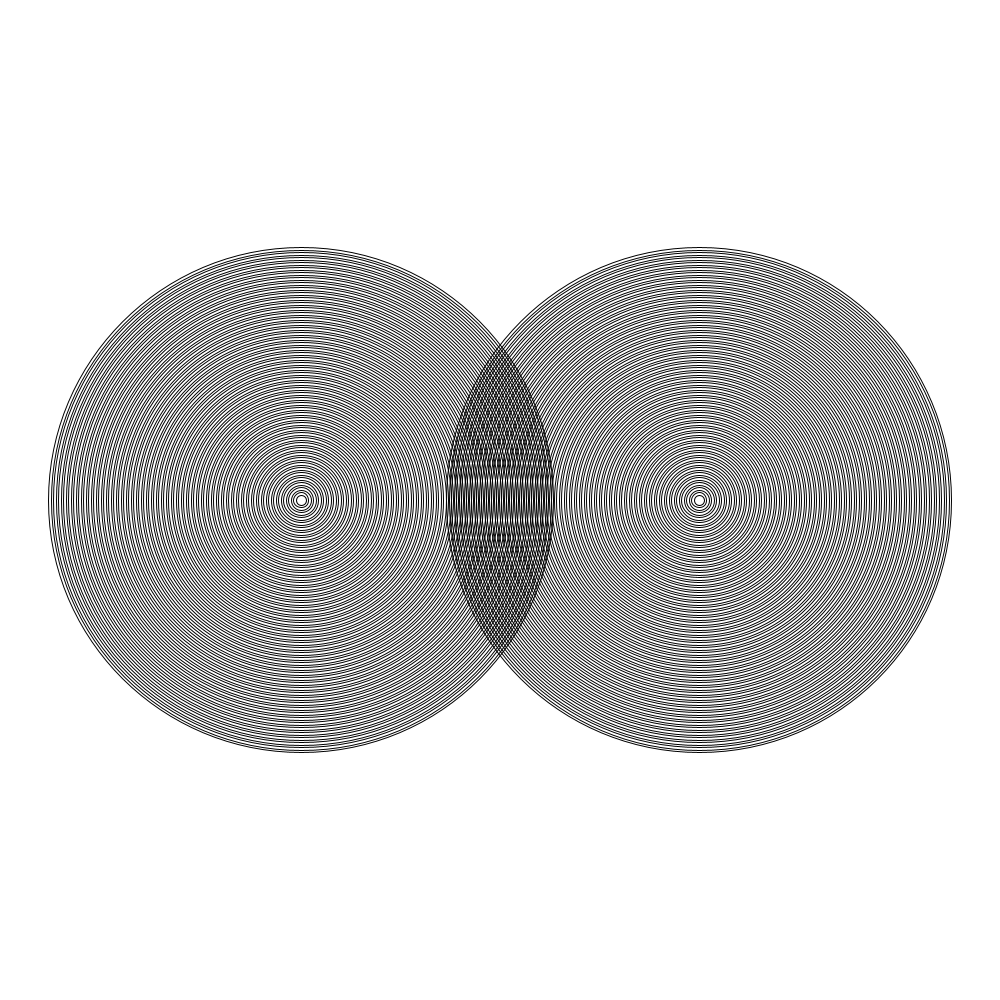
Frame 1 (no input)
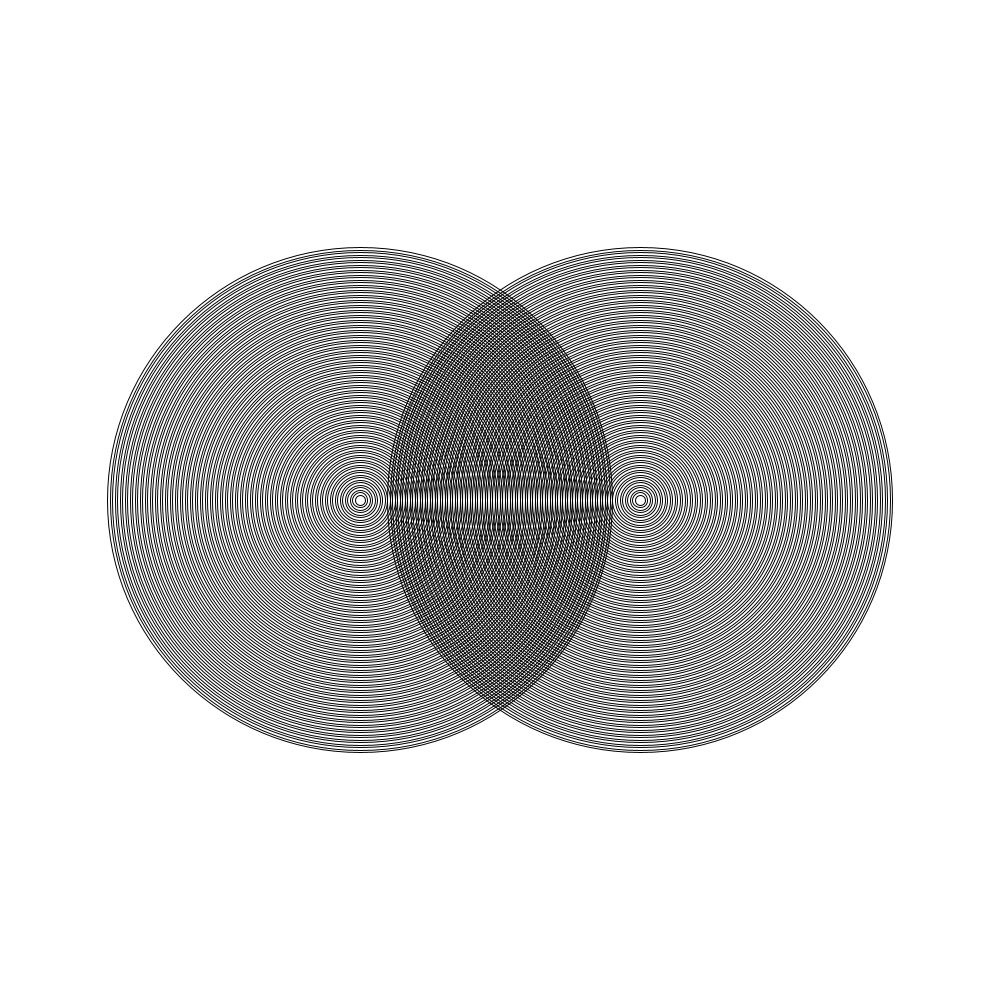
Frame 60 (the mouse pressed at the canvas centre just before this capture)
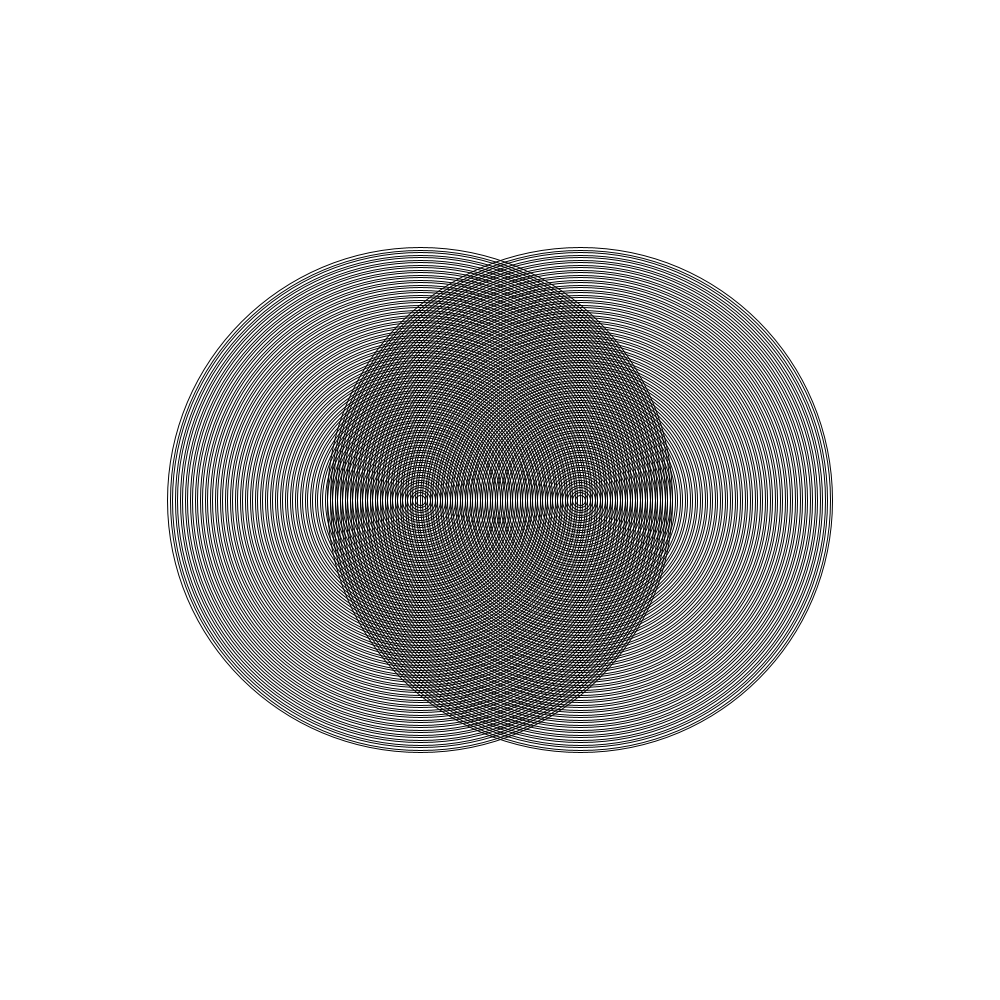
Frame 120 (the mouse held since frame 60 and released just before this capture)

The Processing sketch that drew these frames (run headless with seeded random() and noise(); from frame 60 on, the mouse is pressed at the canvas centre):

// Processing sketch: Circles
// ── Circles.pde
int Xpos;
int Xposition1;
int Xposition2;
int x1 = 300;
int x2 = 700;

void setup() {
  size(1000, 1000);
}
void draw() {
  background(256, 256, 256);
  noFill();
  Xpos += 1;
  
  if (Xposition1 == 700) {
    Xpos = -Xpos;
    x1 = 700;
  }
 if (Xposition2 == 300) {
    x2 = 300;
  }
  Xposition1 = x1 + Xpos;
  Xposition2 = x2 - Xpos;
  
for(int i = 0; i < 500; i+= 5) {
   ellipse(Xposition1, 500, 10 + i, 10 + i);
    ellipse(Xposition2, 500, 10 + i, 10 + i);
  }
}
